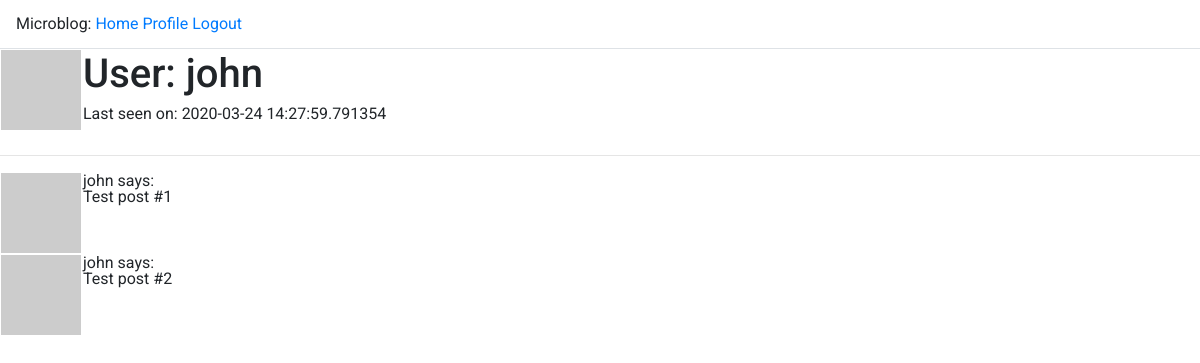
/user/john (signed in), run on the app's committed database.
### app/models.py (models this page shows, shortened)
class User(UserMixin, db.Model):
    id            = db.Column(db.Integer, primary_key=True)
    username      = db.Column(db.String(64), index=True, unique=True)
    email         = db.Column(db.String(120), index=True, unique=True)
    password_hash = db.Column(db.String(128))
    posts         = db.relationship('Post', backref='author', lazy='dynamic')
    about_me      = db.Column(db.String(140))
    last_seen     = db.Column(db.DateTime, default=datetime.utcnow)
    def avatar(self, size):
        digest = md5(self.email.lower().encode('utf-8')).hexdigest()
        return 'https://www.gravatar.com/avatar/{}?d=identicon&s={}'.format(
            digest, size)

### app/routes.py (the view)
@app_inst.route('/user/<username>')
@login_required
def user(username):
    user = User.query.filter_by(username=username).first_or_404()
    posts = [
        {'author': user, 'body': 'Test post #1'},
        {'author': user, 'body': 'Test post #2'}
    ]
    return render_template('user.html', user=user, posts=posts)

### app/models.py (called while the page is built)
@login.user_loader
def load_user(id):
    return User.query.get(int(id))

### app/routes.py (called while the page is built)
@app_inst.before_request
def before_request():
    if current_user.is_authenticated:
        current_user.last_seen = datetime.utcnow()
        db.session.commit()

### app/templates/user.html (shortened to what this page needs)
{% extends "base.html" %}
{% block content %}
    <table>
        <tr valign="top">
            <td><img src="{{ user.avatar(128) }}"></td>
            <td>
                <h1>User: {{ user.username }}</h1>
                {% if user.last_seen %}<p>Last seen on: {{ user.last_seen }}</p>{% endif %}
            </td>
        </tr>
    </table>
    <hr>
    {% for post in posts %}
        {% include '_post.html' %}
    {% endfor %}
{% endblock %}

### app/templates/_post.html
<table>
    <tr valign="top">
        <td><img src="{{ post.author.avatar(36) }}"></td>
        <td>{{ post.author.username }} says:<br>{{ post.body }}</td>
    </tr>
</table>

### app/static/css/theme.css (style rules this page uses)
* { outline: 0; -webkit-font-smoothing: antialiased; -moz-osx-font-smoothing: grayscale; text-rendering: optimizeLegibility; }
html, body { height: 100%; width: 100%; font-family: 'Roboto', sans-serif; font-size: 16px; font-weight: 400; line-height: 1; }

### data on the page
User: username "john", last_seen "2020-03-24 14:27:59.791354", author.username "john" "john"

### other printed values
{{ post.body }} "Test post #1" "Test post #2"
